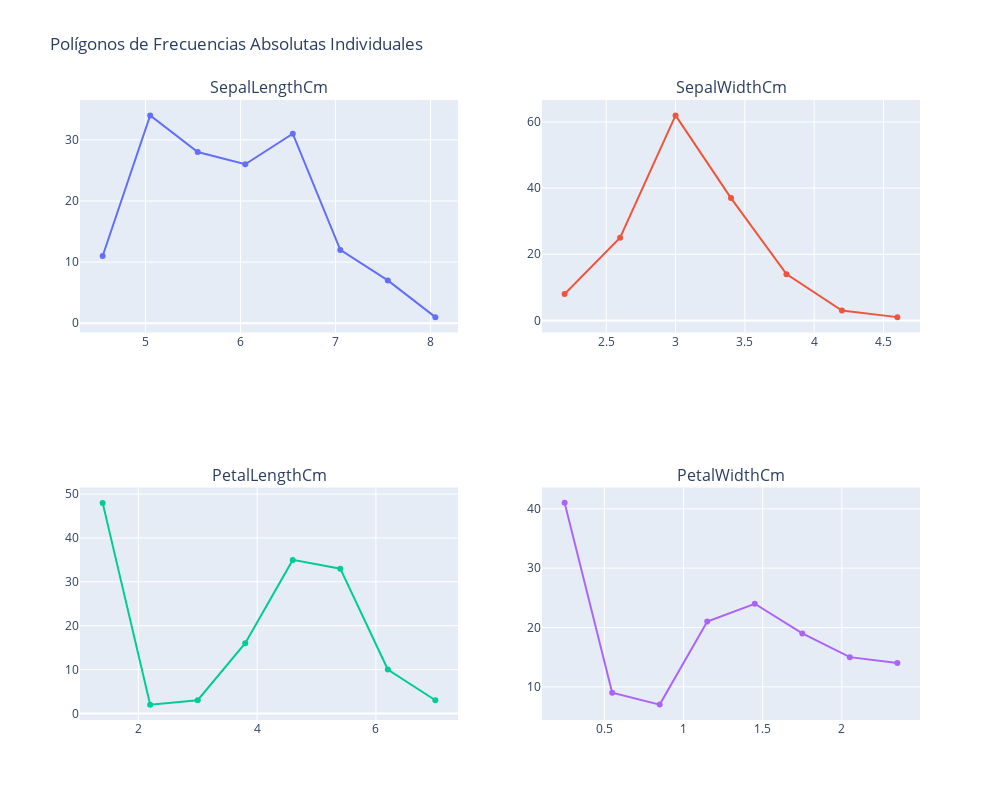
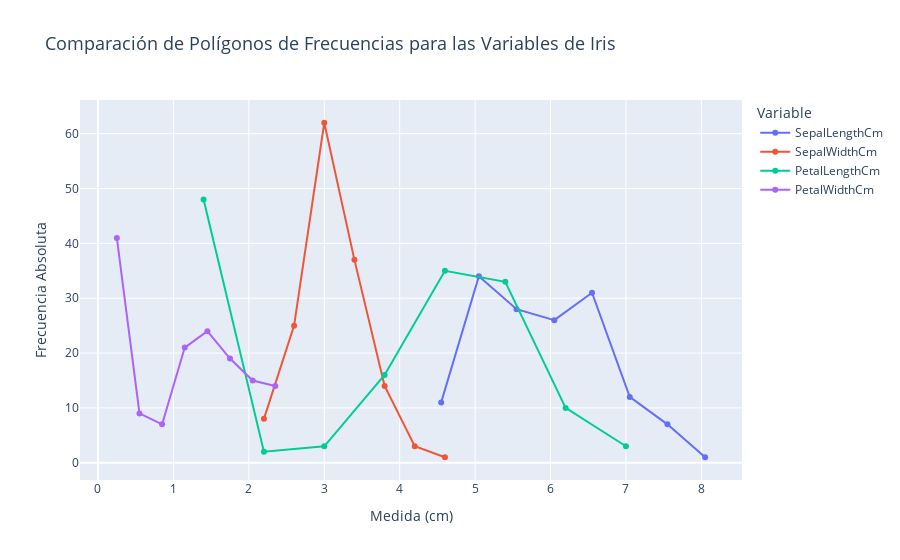

Notebook source saved alongside these figures, in order:
### Markdown cell above
### 2.3. Polígono de Frecuencias
Superpuesto al histograma, el polígono de frecuencias une los puntos medios de la parte superior de cada barra, ayudando a visualizar la forma de la distribución de manera más suave.

### Code cell
from plotly.subplots import make_subplots


print("\n--- Generando Polígonos de Frecuencias Absolutas con Plotly ---")

# Lista de las columnas numéricas que queremos visualizar
columnas_numericas = ['SepalLengthCm', 'SepalWidthCm', 'PetalLengthCm', 'PetalWidthCm']

# --- Gráfico 1: Subplots para cada variable ---
print("\nGenerando polígonos individuales en subplots...")
fig_subplots = make_subplots(
    rows=2, cols=2,
    subplot_titles=columnas_numericas
)

# Iteramos para añadir cada polígono a su subplot correspondiente
for i, columna in enumerate(columnas_numericas):
    # Calcular parámetros y frecuencias para la columna actual
    data_actual = df[columna]
    n = len(data_actual)
    k = int(round(1 + 3.322 * np.log10(n)))
    rango = data_actual.max() - data_actual.min()
    if k == 0: k = 1
    amplitud = np.ceil((rango / k) * 10) / 10
    if amplitud == 0: amplitud = 0.1
    limites = np.arange(data_actual.min(), data_actual.max() + amplitud, amplitud)
    intervalos = pd.cut(data_actual, bins=limites, right=False, include_lowest=True)
    freq_abs = intervalos.value_counts().sort_index()
    marcas_clase = [interval.mid for interval in freq_abs.index]

    # Añadir el trazo (polígono) al subplot
    fig_subplots.add_trace(go.Scatter(
        x=marcas_clase,
        y=freq_abs.values,
        mode='lines+markers',
        name=columna
    ), row=(i // 2) + 1, col=(i % 2) + 1)

# Actualizar el diseño general de los subplots
fig_subplots.update_layout(
    height=800, width=1000,
    title_text="Polígonos de Frecuencias Absolutas Individuales",
    showlegend=False
)
fig_subplots.show()


# --- Gráfico 2: Todos los polígonos en una sola gráfica ---
print("\nGenerando gráfico combinado con todos los polígonos...")
fig_combinada = go.Figure()

# Iteramos sobre cada columna para añadir su polígono a la misma figura
for columna in columnas_numericas:
    # Calcular parámetros y frecuencias para la columna actual
    data_actual = df[columna]
    n = len(data_actual)
    k = int(round(1 + 3.322 * np.log10(n)))
    rango = data_actual.max() - data_actual.min()
    if k == 0: k = 1
    amplitud = np.ceil((rango / k) * 10) / 10
    if amplitud == 0: amplitud = 0.1
    limites = np.arange(data_actual.min(), data_actual.max() + amplitud, amplitud)
    intervalos = pd.cut(data_actual, bins=limites, right=False, include_lowest=True)
    freq_abs = intervalos.value_counts().sort_index()
    marcas_clase = [interval.mid for interval in freq_abs.index]
    
    # Añadir el trazo (polígono) a la figura combinada
    fig_combinada.add_trace(go.Scatter(
        x=marcas_clase,
        y=freq_abs.values,
        mode='lines+markers',
        name=columna  # El nombre es crucial para la leyenda
    ))

# Actualizar el diseño del gráfico combinado
fig_combinada.update_layout(
    title='Comparación de Polígonos de Frecuencias para las Variables de Iris',
    xaxis_title='Medida (cm)',
    yaxis_title='Frecuencia Absoluta',
    title_font_size=18,
    xaxis_title_font_size=14,
    yaxis_title_font_size=14,
    legend_title='Variable'
)
fig_combinada.show()

### Figure 1 — Plotly figure (JSON) as saved in the notebook; plotly's stock layout.template omitted (floating-point values rounded to 4 significant figures)
{"data": [{"mode": "lines+markers", "name": "SepalLengthCm", "type": "scatter", "x": [4.55, 5.05, 5.55, 6.05, 6.55, 7.05, 7.55, 8.05], "xaxis": "x", "y": [11, 34, 28, 26, 31, 12, 7, 1], "yaxis": "y"}, {"mode": "lines+markers", "name": "SepalWidthCm", "type": "scatter", "x": [2.2, 2.6, 3, 3.4, 3.8, 4.2, 4.6], "xaxis": "x2", "y": [8, 25, 62, 37, 14, 3, 1], "yaxis": "y2"}, {"mode": "lines+markers", "name": "PetalLengthCm", "type": "scatter", "x": [1.4, 2.2, 3, 3.8, 4.6, 5.4, 6.2, 7], "xaxis": "x3", "y": [48, 2, 3, 16, 35, 33, 10, 3], "yaxis": "y3"}, {"mode": "lines+markers", "name": "PetalWidthCm", "type": "scatter", "x": [0.25, 0.55, 0.85, 1.15, 1.45, 1.75, 2.05, 2.35], "xaxis": "x4", "y": [41, 9, 7, 21, 24, 19, 15, 14], "yaxis": "y4"}], "layout": {"annotations": [{"font": {"size": 16}, "showarrow": false, "text": "SepalLengthCm", "x": 0.225, "xanchor": "center", "xref": "paper", "y": 1, "yanchor": "bottom", "yref": "paper"}, {"font": {"size": 16}, "showarrow": false, "text": "SepalWidthCm", "x": 0.775, "xanchor": "center", "xref": "paper", "y": 1, "yanchor": "bottom", "yref": "paper"}, {"font": {"size": 16}, "showarrow": false, "text": "PetalLengthCm", "x": 0.225, "xanchor": "center", "xref": "paper", "y": 0.375, "yanchor": "bottom", "yref": "paper"}, {"font": {"size": 16}, "showarrow": false, "text": "PetalWidthCm", "x": 0.775, "xanchor": "center", "xref": "paper", "y": 0.375, "yanchor": "bottom", "yref": "paper"}], "height": 800, "showlegend": false, "title": {"text": "Polígonos de Frecuencias Absolutas Individuales"}, "width": 1000, "xaxis": {"anchor": "y", "domain": [0, 0.45]}, "xaxis2": {"anchor": "y2", "domain": [0.55, 1]}, "xaxis3": {"anchor": "y3", "domain": [0, 0.45]}, "xaxis4": {"anchor": "y4", "domain": [0.55, 1]}, "yaxis": {"anchor": "x", "domain": [0.625, 1]}, "yaxis2": {"anchor": "x2", "domain": [0.625, 1]}, "yaxis3": {"anchor": "x3", "domain": [0, 0.375]}, "yaxis4": {"anchor": "x4", "domain": [0, 0.375]}}}

### Figure 2 — Plotly figure (JSON) as saved in the notebook; plotly's stock layout.template omitted (floating-point values rounded to 4 significant figures)
{"data": [{"mode": "lines+markers", "name": "SepalLengthCm", "type": "scatter", "x": [4.55, 5.05, 5.55, 6.05, 6.55, 7.05, 7.55, 8.05], "y": [11, 34, 28, 26, 31, 12, 7, 1]}, {"mode": "lines+markers", "name": "SepalWidthCm", "type": "scatter", "x": [2.2, 2.6, 3, 3.4, 3.8, 4.2, 4.6], "y": [8, 25, 62, 37, 14, 3, 1]}, {"mode": "lines+markers", "name": "PetalLengthCm", "type": "scatter", "x": [1.4, 2.2, 3, 3.8, 4.6, 5.4, 6.2, 7], "y": [48, 2, 3, 16, 35, 33, 10, 3]}, {"mode": "lines+markers", "name": "PetalWidthCm", "type": "scatter", "x": [0.25, 0.55, 0.85, 1.15, 1.45, 1.75, 2.05, 2.35], "y": [41, 9, 7, 21, 24, 19, 15, 14]}], "layout": {"legend": {"title": {"text": "Variable"}}, "title": {"font": {"size": 18}, "text": "Comparación de Polígonos de Frecuencias para las Variables de Iris"}, "xaxis": {"title": {"font": {"size": 14}, "text": "Medida (cm)"}}, "yaxis": {"title": {"font": {"size": 14}, "text": "Frecuencia Absoluta"}}}}
